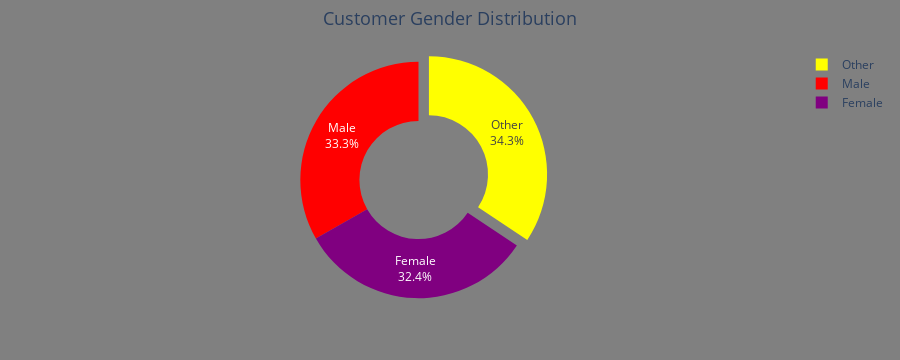

Here is the notebook cell this chart was saved with:
### Markdown cell above
## Plotting customer gender info on Pie Chart

### Code cell
# Interactive Pie chart data vizualtization code, to plot gender was implemented by @Edwin
TotalCustomerBase=(DroppedColumn['CustomerID'].count())
print('The total customer base accross all regions amounts to: '+str(TotalCustomerBase))

#Gender Split
GenderSplit = DroppedColumn['CustomerGender'].value_counts()
print(GenderSplit)

# Create a DataFrame for Plotly
NumpyDf = pd.DataFrame({
    'Gender': GenderSplit.index,
    'Count': GenderSplit.values
})

# Create an interactive pie chart with Plotly
fig = px.pie(NumpyDf, 
             values='Count', 
             names='Gender', 
             title='Customer Gender Distribution', 
             color_discrete_sequence=['yellow', 'red', 'purple'],  # Colors for the pie segments
             hole=0.5)  # Adds a donut hole for style

# Style the chart
fig.update_traces(textinfo='percent+label', pull=[0.1, 0, 0], hoverinfo='label+percent+value')

# Set figure background color
fig.update_layout(
    paper_bgcolor='grey',  # Background color
    showlegend=True,
    title_font_size=18,
    title_x=0.5,  # Center the title
    margin=dict(t=50, b=50, l=50, r=50)  # Set margins
)

# Show the pie chart
fig.show()

### Figure 1 — Plotly figure (JSON) as saved in the notebook; plotly's stock layout.template omitted (floating-point values rounded to 4 significant figures)
{"data": [{"domain": {"x": [0, 1], "y": [0, 1]}, "hole": 0.5, "hoverinfo": "label+percent+value", "hovertemplate": "Gender=%{label}<br>Count=%{value}<extra></extra>", "labels": ["Other", "Male", "Female"], "legendgroup": "", "name": "", "pull": [0.1, 0, 0], "showlegend": true, "textinfo": "percent+label", "type": "pie", "values": [790, 765, 745]}], "layout": {"height": 360, "legend": {"tracegroupgap": 0}, "margin": {"b": 50, "l": 50, "r": 50, "t": 50}, "paper_bgcolor": "grey", "piecolorway": ["yellow", "red", "purple"], "showlegend": true, "title": {"font": {"size": 18}, "text": "Customer Gender Distribution", "x": 0.5}}}
